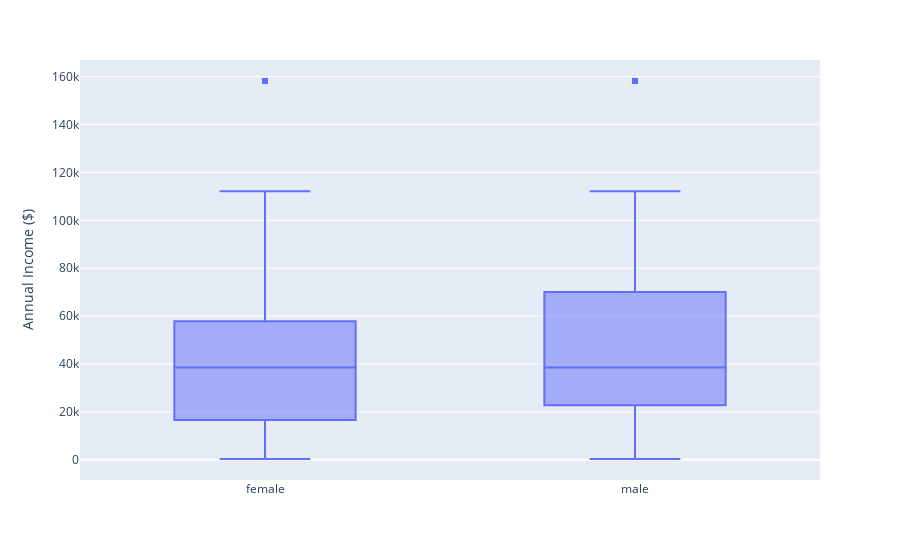
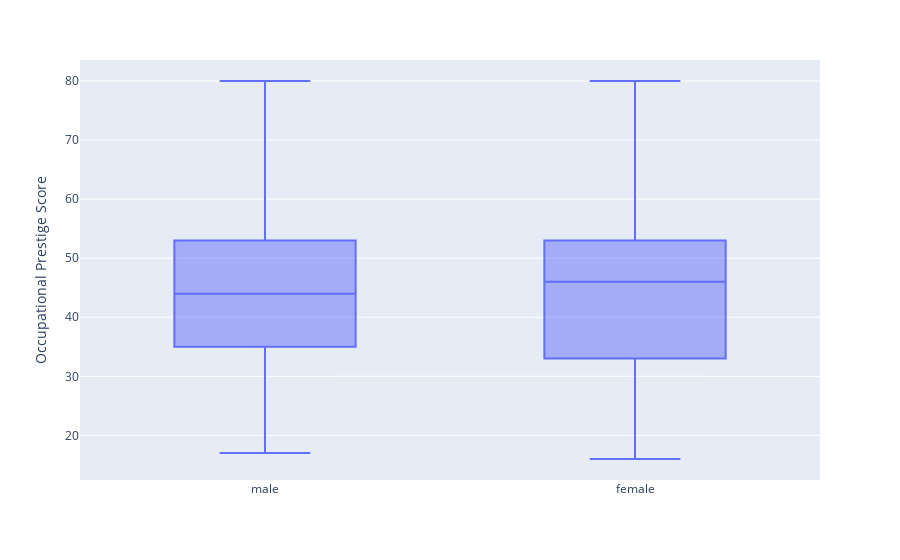

Write notebook code for charts like these, in order.
### Markdown cell above
### 2.4. Distribution of Income and Job Prestige

While averages are useful, box plots allow us to see the full distribution of data, including the median, interquartile range, and outliers. Here we create two plots to compare the distributions of income and job prestige between men and women.

### Code cell
# Box plot for Income
income_box_fig = px.box(gss_clean.dropna(subset=['income']),
                        x='sex',
                        y='income',
                        labels={'income': 'Annual Income ($)'}
                       )
income_box_fig.update_layout(xaxis_title=None, showlegend=False)

# Box plot for Job Prestige
prestige_box_fig = px.box(gss_clean.dropna(subset=['job_prestige']),
                          x='sex',
                          y='job_prestige',
                          labels={'job_prestige': 'Occupational Prestige Score'}
                         )
prestige_box_fig.update_layout(xaxis_title=None, showlegend=False)

# Display both figures
income_box_fig.show()
prestige_box_fig.show()

### Figure 1 — Plotly figure (JSON) as saved in the notebook; plotly's stock layout.template omitted (floating-point values rounded to 4 significant figures; data arrays with more than 128 entries replaced by an {"elided": "..."} marker saying what was removed)
{"data": [{"alignmentgroup": "True", "hovertemplate": "sex=%{x}<br>Annual Income ($)=%{y}<extra></extra>", "legendgroup": "", "marker": {"color": "#636efa"}, "name": "", "notched": false, "offsetgroup": "", "orientation": "v", "showlegend": false, "type": "box", "x": {"elided": "2152 str values"}, "x0": " ", "xaxis": "x", "y": {"elided": "2152 float values"}, "y0": " ", "yaxis": "y"}], "layout": {"boxmode": "group", "legend": {"tracegroupgap": 0}, "margin": {"t": 60}, "showlegend": false, "xaxis": {"anchor": "y", "domain": [0, 1], "title": {}}, "yaxis": {"anchor": "x", "domain": [0, 1], "title": {"text": "Annual Income ($)"}}}}

### Figure 2 — Plotly figure (JSON) as saved in the notebook; plotly's stock layout.template omitted (floating-point values rounded to 4 significant figures; data arrays with more than 128 entries replaced by an {"elided": "..."} marker saying what was removed)
{"data": [{"alignmentgroup": "True", "hovertemplate": "sex=%{x}<br>Occupational Prestige Score=%{y}<extra></extra>", "legendgroup": "", "marker": {"color": "#636efa"}, "name": "", "notched": false, "offsetgroup": "", "orientation": "v", "showlegend": false, "type": "box", "x": {"elided": "2248 str values"}, "x0": " ", "xaxis": "x", "y": {"elided": "2248 float values"}, "y0": " ", "yaxis": "y"}], "layout": {"boxmode": "group", "legend": {"tracegroupgap": 0}, "margin": {"t": 60}, "showlegend": false, "xaxis": {"anchor": "y", "domain": [0, 1], "title": {}}, "yaxis": {"anchor": "x", "domain": [0, 1], "title": {"text": "Occupational Prestige Score"}}}}
